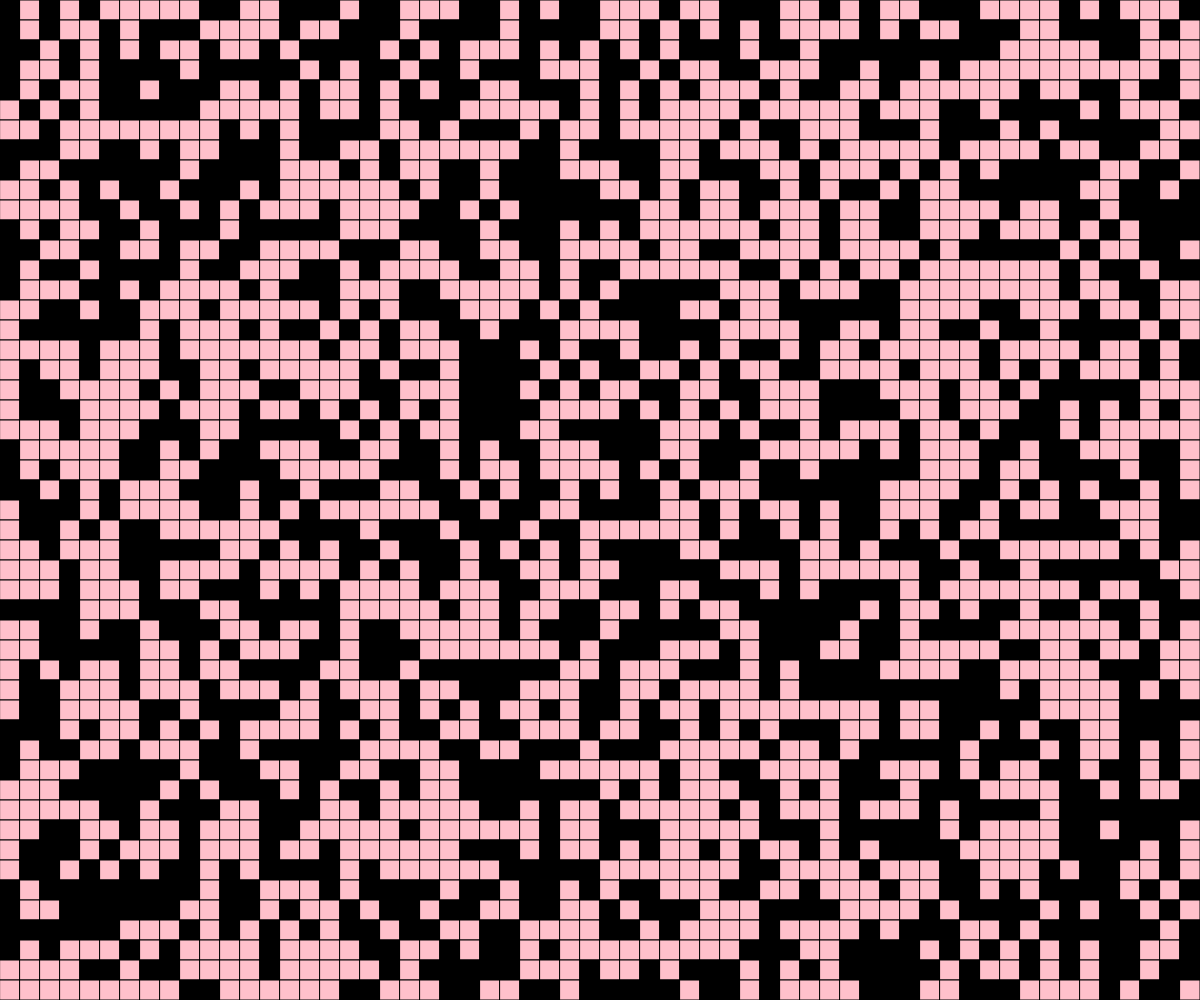
Frame 1 (no input)
Frame 60 (no input): identical to frame 1, image omitted
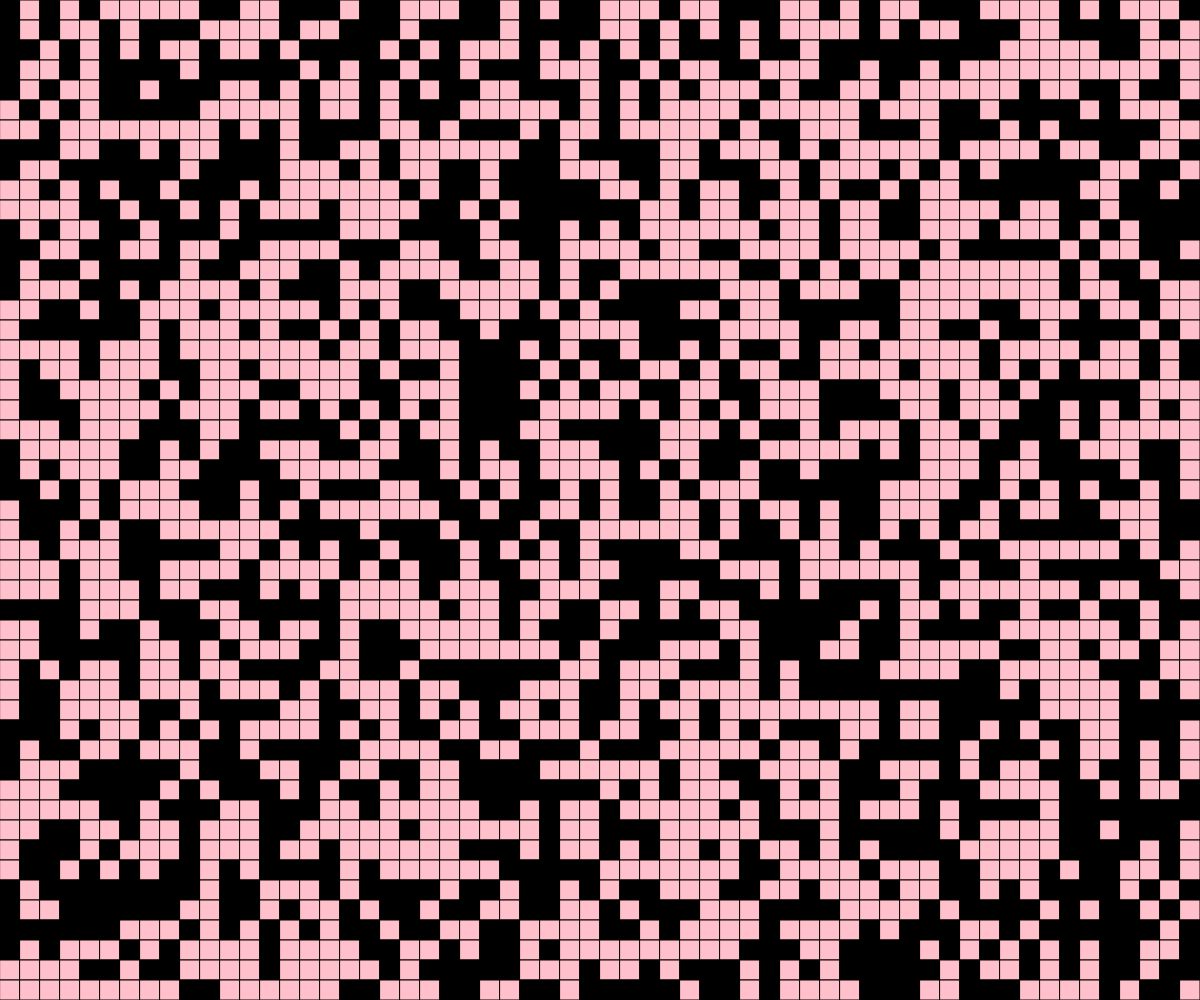
Frame 120 (the mouse pressed at the canvas centre since frame 60)

The p5.js sketch that drew these frames (run headless with seeded random() and noise() and a simulated clock; from frame 60 on, the mouse is pressed at the canvas centre):

// p5.js sketch
// ── sketch.js
// Game of Life

const CELL_SIZE = 20;
const RENDER_ON_FRAME = 3;
let grid;
let rows;
let columns;
let autoPlayIsOn = false;

function setup() {
  createCanvas(windowWidth, windowHeight);
  columns = Math.floor(width/CELL_SIZE);
  rows = Math.floor(height/CELL_SIZE);
  grid = generateRandomGrid(columns, rows);
}

function draw() {
  background(220);
  if (autoPlayIsOn && frameCount % RENDER_ON_FRAME === 0){
    grid = updateGrid();
  }
  displayGrid();
}

function mousePressed(){
  let x = Math.floor(mouseX/CELL_SIZE);
  let y = Math.floor(mouseY/CELL_SIZE);

  //self
  toggleCell(x, y);
}

function toggleCell(x, y){
  //make sure toggled cell exists
  if (x >= 0 && x < columns && y >= 0 && y < rows){
    if (grid[y][x] === 0){
      grid[y][x] = 1;
    }
    else if (grid[y][x] === 1){
      grid[y][x] = 0;
    }
  }
}

function keyPressed(){
  if (key === "r"){
    grid = generateRandomGrid(columns, rows);
  }
  else if (key === "e"){
    grid = generateEmptyGrid(columns, rows);
  }
  else if (key === " "){
    grid = updateGrid();
  }
  else if (key === "a"){
    autoPlayIsOn = !autoPlayIsOn;
  }
}

function updateGrid(){
  let nextTurn = generateEmptyGrid(columns, rows);

  //look at every cell
  for (let y = 0; y < rows; y++){
    for (let x = 0; x < columns; x++){
      let neighbours = 0;

      for (let i = -1; i <= 1; i++){
        for (let j = -1; j <= 1; j++){
          //dont fall off edge
          if (x+j >= 0 && x+j < columns && y+i >= 0 && y+i < rows){
            neighbours += grid[y+i][x+j];
          }
        }
      }

      //dont count self as neighbour
      neighbours -= grid[y][x];

      //apply the rules
      if (grid[y][x] === 1){
        //currently alive
        if (neighbours === 2 || neighbours === 3){
          nextTurn[y][x] = 1;
        }
        else {
          nextTurn[y][x] = 0;
        }
      }

      if (grid[y][x] === 0){
        //currently dead
        if (neighbours === 3){
          nextTurn[y][x] = 1;
        }
        else{
          nextTurn[y][x] = 0;
        }
      }
    }
  }
  return nextTurn;
}


function displayGrid(){
  for (let y = 0; y < rows; y++){
    for (let x = 0; x < columns; x++){
      if (grid[y][x] === 0){
        fill("pink");
      }
      else if (grid[y][x] === 1){
        fill("black");
      }
      square(x*CELL_SIZE, y*CELL_SIZE, CELL_SIZE);
    }
  }
}

function generateRandomGrid(columns, rows){
  let newGrid = [];
  for (let y = 0; y < rows; y++){
    newGrid.push([]);
    for (let x = 0; x < columns; x++){
      // random 0 or 1
      if (random(100) < 50){
        newGrid[y].push(0);
      }
      else {
        newGrid[y].push(1);
      }
    }
  }
  return newGrid;
}

function generateEmptyGrid(columns, rows){
  let newGrid = [];
  for (let y = 0; y < rows; y++){
    newGrid.push([]);
    for (let x = 0; x < columns; x++){
      newGrid[y].push(0);
    }
  }
  return newGrid;
}
